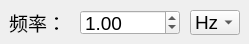
              <widget class="QWidget" name="tab_ch1_sine_freq_freq">
               <attribute name="title">
                <string>频率</string>
               </attribute>
               <widget class="QLabel" name="label_freq">
                <property name="geometry">
                 <rect>
                  <x>9</x>
                  <y>11</y>
                  <width>57</width>
                  <height>22</height>
                 </rect>
                </property>
                <property name="font">
                 <font>
                  <family>Arial</family>
                  <pointsize>14</pointsize>
                 </font>
                </property>
                <property name="text">
                 <string>频率：</string>
                </property>
               </widget>
               <widget class="QDoubleSpinBox" name="doublespinBox_ch1_sine_freq_freq_para">
                <property name="geometry">
                 <rect>
                  <x>80</x>
                  <y>10</y>
                  <width>100</width>
                  <height>25</height>
                 </rect>
                </property>
                <property name="minimumSize">
                 <size>
                  <width>100</width>
                  <height>0</height>
                 </size>
                </property>
                <property name="maximumSize">
                 <size>
                  <width>100</width>
                  <height>16777215</height>
                 </size>
                </property>
                <property name="font">
                 <font>
                  <pointsize>14</pointsize>
                 </font>
                </property>
                <property name="value">
                 <double>1.000000000000000</double>
                </property>
               </widget>
               <widget class="QComboBox" name="comboBox_ch1_sine_freq_freq_unit">
                <property name="geometry">
                 <rect>
                  <x>190</x>
                  <y>10</y>
                  <width>50</width>
                  <height>25</height>
                 </rect>
                </property>
                <property name="minimumSize">
                 <size>
                  <width>50</width>
                  <height>0</height>
                 </size>
                </property>
                <property name="maximumSize">
                 <size>
                  <width>50</width>
                  <height>16777215</height>
                 </size>
                </property>
                <property name="font">
                 <font>
                  <pointsize>14</pointsize>
                 </font>
                </property>
                <property name="currentText">
                 <string>Hz</string>
                </property>
                <item>
                 <property name="text">
                  <string>Hz</string>
                 </property>
                </item>
                <item>
                 <property name="text">
                  <string>kHz</string>
                 </property>
                </item>
                <item>
                 <property name="text">
                  <string>MHz</string>
                 </property>
                </item>
               </widget>
              </widget>
